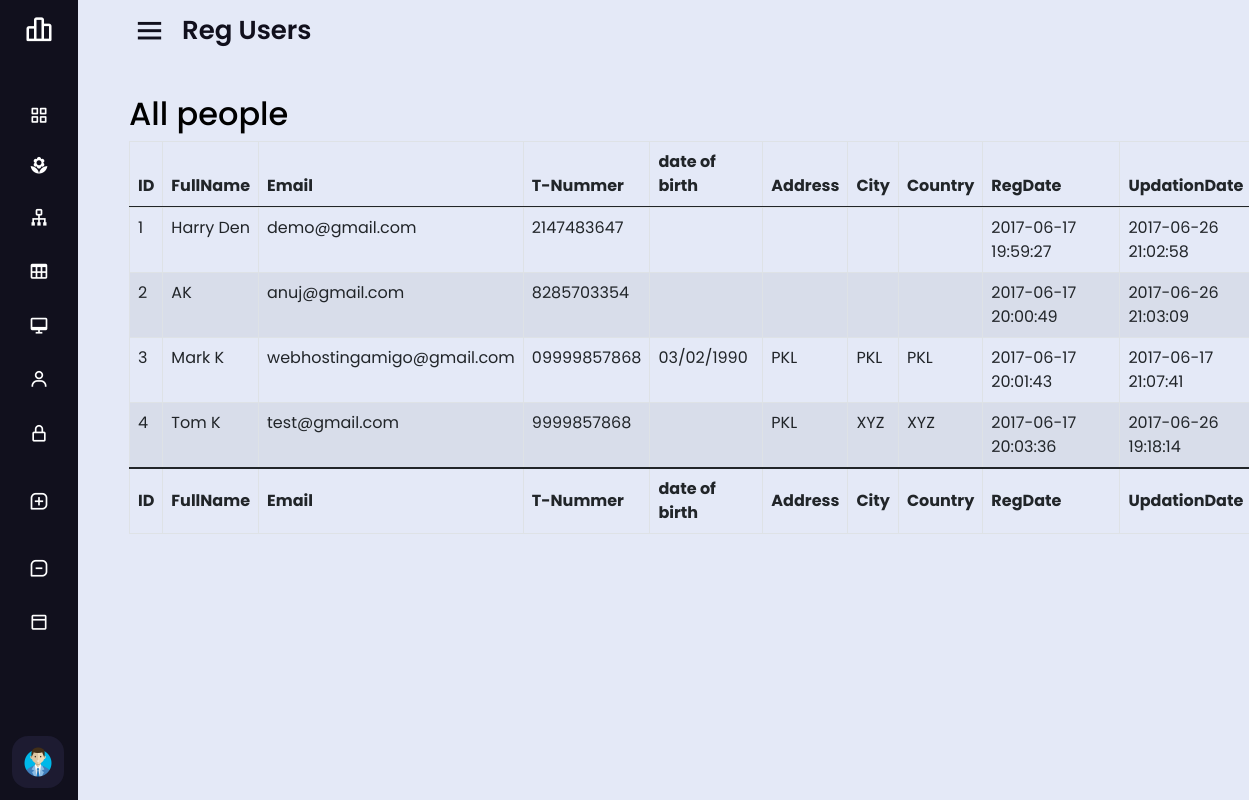
/admin/regusers.php, run on the app's committed database.
### tables this page shows
CREATE TABLE `tblusers` (
  `id` int NOT NULL,
  `FullName` varchar(120) DEFAULT NULL,
  `EmailId` varchar(100) DEFAULT NULL,
  `Password` varchar(100) DEFAULT NULL,
  `ContactNo` char(11) DEFAULT NULL,
  `dob` varchar(100) DEFAULT NULL,
  `Address` varchar(255) DEFAULT NULL,
  `City` varchar(100) DEFAULT NULL,
  `Country` varchar(100) DEFAULT NULL,
  `RegDate` timestamp NULL DEFAULT CURRENT_TIMESTAMP,
  `UpdationDate` timestamp NULL DEFAULT NULL ON UPDATE CURRENT_TIMESTAMP
);

### admin/class/readData.class.php (the view, shortened to what this page needs)
<?php
class ReadData extends dbh
{
    public function gettblUsers()
    {
        $sql="select * from tblusers";
        $stmt=$this->connect();
        $stmt = $stmt->query($sql);
        $stmt->execute();
        while ($row=$stmt->fetch(PDO::FETCH_ASSOC))
        {
            echo "<tr><td>".$row['id']."</td>";
            echo "<td>".$row['FullName']."</td>";
            echo "<td>".$row['EmailId']."</td>";
            echo "<td>".$row['ContactNo']."</td>";
            echo "<td>".$row['dob']."</td>";
            echo "<td>".$row['Address']."</td>";
            echo "<td>".$row['City']."</td>";
            echo "<td>".$row['Country']."</td>";
            echo "<td>".$row['RegDate']."</td>";
            echo "<td>".$row['UpdationDate']."</td>";
        }
    }
}
?>

### admin/css/style.css (style rules this page uses)
* { margin: 0; padding: 0; box-sizing: border-box; font-family: 'Poppins', sans-serif; }
html, .wrapper { height: 100%; margin:0; padding:0; font-family: sans-serif; }
body { place-items: center; margin: 0; padding: 0 24px; background-size: 2000px 1000px; background-position: -500px 0; color: #f9f9f9; font-family: "Euclid Circular A"; animation: gradient 10s infinite alternate linear; }
@media (width >=500px) { body { padding: 0; } }
:root { --panel-color: rgba(0, 0, 0, 0.135); --panel-border-width: 0.1em; --panel-padding: 0.75em; }

### admin/css/header.css (style rules this page uses)
body { background: #E4E9F7; }

### data on the page
tblusers: id "1", FullName "Harry Den", EmailId "demo@gmail.com", ContactNo "2147483647", RegDate "2017-06-17 19:59:27", UpdationDate "2017-06-26 21:02:58"
tblusers: id "2", FullName "AK", EmailId "anuj@gmail.com", ContactNo "8285703354", RegDate "2017-06-17 20:00:49", UpdationDate "2017-06-26 21:03:09"
tblusers: id "3", FullName "Mark K", EmailId "webhostingamigo@gmail.com", ContactNo "09999857868", dob "03/02/1990", Address "PKL", City "PKL", Country "PKL", RegDate "2017-06-17 20:01:43", UpdationDate "2017-06-17 21:07:41"
tblusers: id "4", FullName "Tom K", EmailId "test@gmail.com", ContactNo "9999857868", Address "PKL", City "XYZ", Country "XYZ", RegDate "2017-06-17 20:03:36", UpdationDate "2017-06-26 19:18:14"
